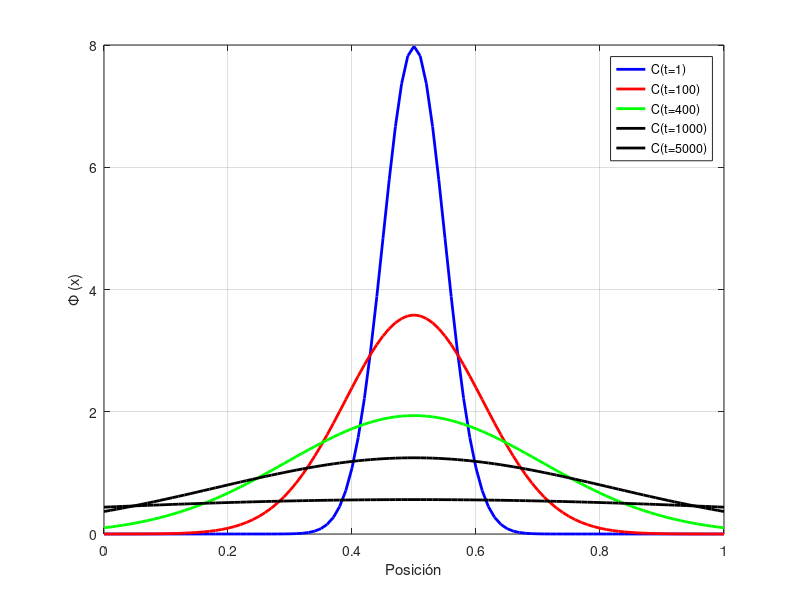
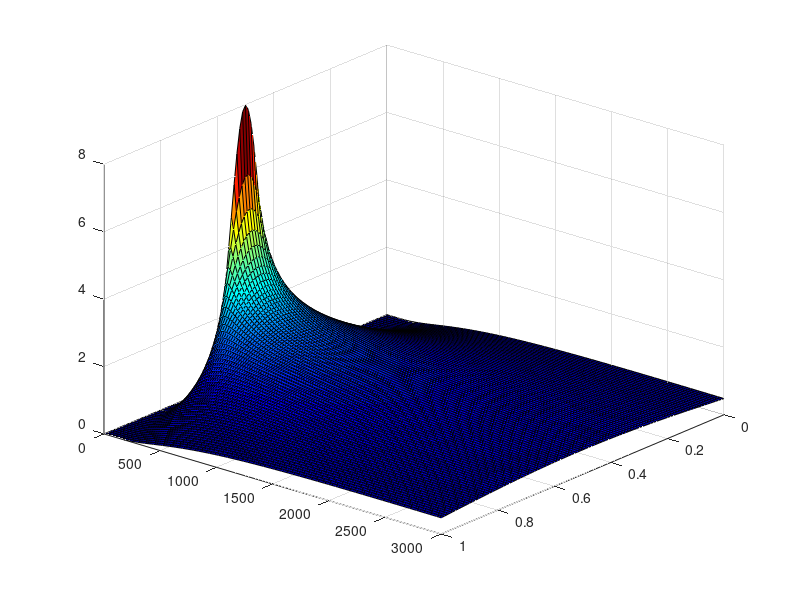

The MATLAB source for these figures, in order:
% Clase 19
%  09 de Diciembre del 2021
% Resultado analitico de la ecuación de difusión

clear all; close all; clc;

D = 0.00005; nu = 0.5; sigma = 0.05;
nx = 101; dx = 1/(nx -1); x = 0:dx:1;
nt = 5000; dt = 1.0; t(1) = 0;

for i = 1:nt
  t(i+1) = t(i) + dt;
endfor

[X, T] = meshgrid(x, t);

phi = exp(-(X - nu).^2./(4*D.*T+2*sigma^2))./sqrt(pi*(4*D.*T+2*sigma^2));

figure(1);clf;

plot(x, phi(1,:), 'b-', 'linewidth', 2, ...
x, phi(100,:), 'r-', 'linewidth', 2,...
x, phi(400,:), 'g-', 'linewidth', 2,...
x, phi(1000,:), 'k-', 'linewidth', 2,...
x, phi(5000,:), 'k-', 'linewidth', 2);
grid on;
legend('C(t=1)', 'C(t=100)', 'C(t=400)',...
'C(t=1000)', 'C(t=5000)');
xlabel('Posición'); ylabel('\Phi (x)');

figure(2);clf;
phir = phi(1:20:3001, :);
Xr = X(1:20:3001, :);
Tr = T(1:20:3001, :);

surf(Xr, Tr, phir); view(130, 30);
colormap(jet);